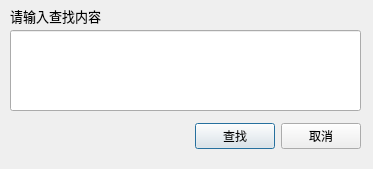
<?xml version="1.0" encoding="UTF-8"?>
<ui version="4.0">
 <class>FindDialog</class>
 <widget class="QDialog" name="FindDialog">
  <property name="geometry">
   <rect>
    <x>0</x>
    <y>0</y>
    <width>373</width>
    <height>169</height>
   </rect>
  </property>
  <property name="windowTitle">
   <string>搜索</string>
  </property>
  <widget class="QWidget" name="layoutWidget">
   <property name="geometry">
    <rect>
     <x>10</x>
     <y>120</y>
     <width>351</width>
     <height>33</height>
    </rect>
   </property>
   <layout class="QHBoxLayout">
    <property name="spacing">
     <number>6</number>
    </property>
    <property name="leftMargin">
     <number>0</number>
    </property>
    <property name="topMargin">
     <number>0</number>
    </property>
    <property name="rightMargin">
     <number>0</number>
    </property>
    <property name="bottomMargin">
     <number>0</number>
    </property>
    <item>
     <spacer>
      <property name="orientation">
       <enum>Qt::Horizontal</enum>
      </property>
      <property name="sizeHint" stdset="0">
       <size>
        <width>131</width>
        <height>31</height>
       </size>
      </property>
     </spacer>
    </item>
    <item>
     <widget class="QPushButton" name="okButton">
      <property name="font">
       <font>
        <family>Microsoft YaHei</family>
       </font>
      </property>
      <property name="text">
       <string>查找</string>
      </property>
     </widget>
    </item>
    <item>
     <widget class="QPushButton" name="cancelButton">
      <property name="font">
       <font>
        <family>Microsoft YaHei</family>
       </font>
      </property>
      <property name="text">
       <string>取消</string>
      </property>
     </widget>
    </item>
   </layout>
  </widget>
  <widget class="QLabel" name="label">
   <property name="geometry">
    <rect>
     <x>10</x>
     <y>0</y>
     <width>101</width>
     <height>31</height>
    </rect>
   </property>
   <property name="font">
    <font>
     <family>Microsoft YaHei</family>
     <pointsize>10</pointsize>
    </font>
   </property>
   <property name="text">
    <string>请输入查找内容</string>
   </property>
  </widget>
  <widget class="QLineEdit" name="textContent">
   <property name="geometry">
    <rect>
     <x>10</x>
     <y>30</y>
     <width>351</width>
     <height>81</height>
    </rect>
   </property>
  </widget>
 </widget>
 <resources/>
 <connections>
  <connection>
   <sender>okButton</sender>
   <signal>clicked()</signal>
   <receiver>FindDialog</receiver>
   <slot>accept()</slot>
   <hints>
    <hint type="sourcelabel">
     <x>278</x>
     <y>253</y>
    </hint>
    <hint type="destinationlabel">
     <x>96</x>
     <y>254</y>
    </hint>
   </hints>
  </connection>
  <connection>
   <sender>cancelButton</sender>
   <signal>clicked()</signal>
   <receiver>FindDialog</receiver>
   <slot>reject()</slot>
   <hints>
    <hint type="sourcelabel">
     <x>369</x>
     <y>253</y>
    </hint>
    <hint type="destinationlabel">
     <x>179</x>
     <y>282</y>
    </hint>
   </hints>
  </connection>
 </connections>
</ui>
